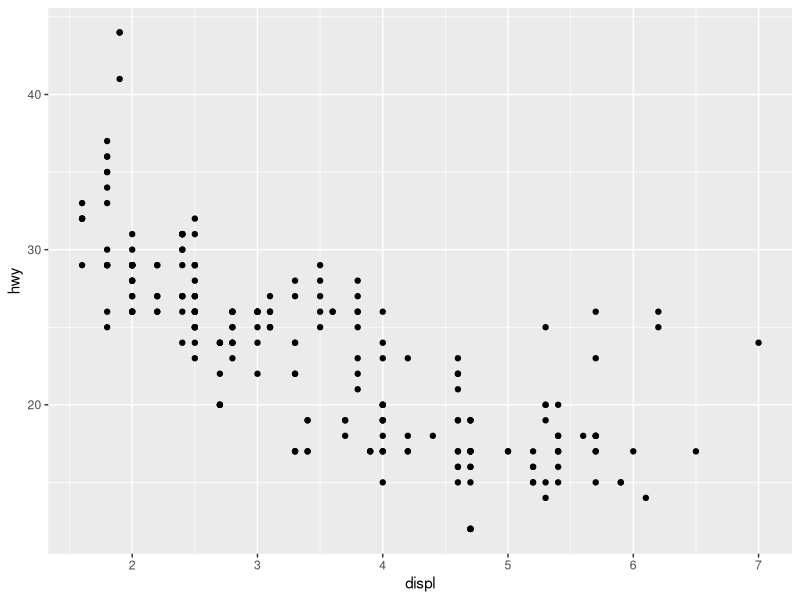
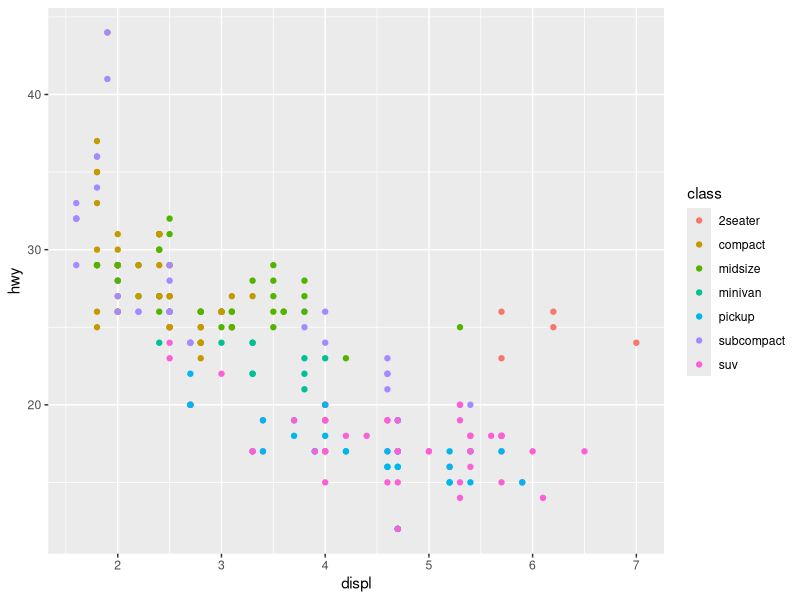
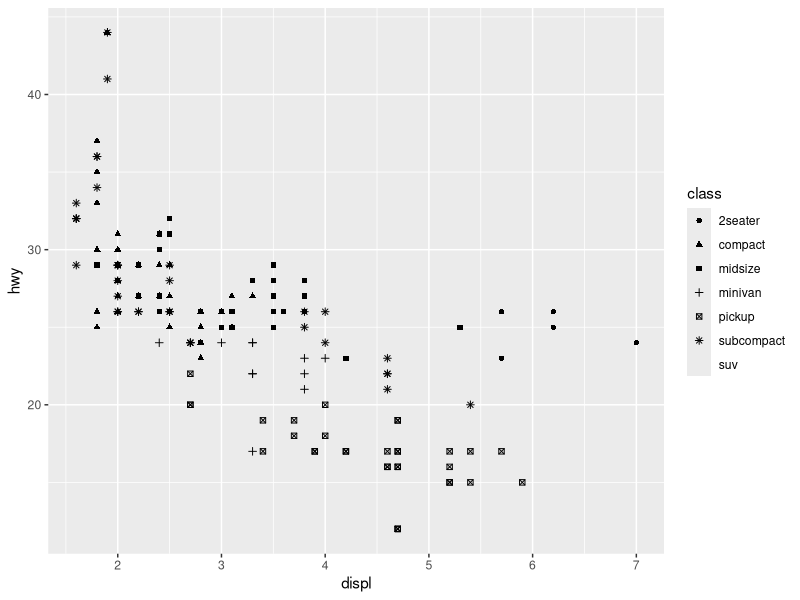
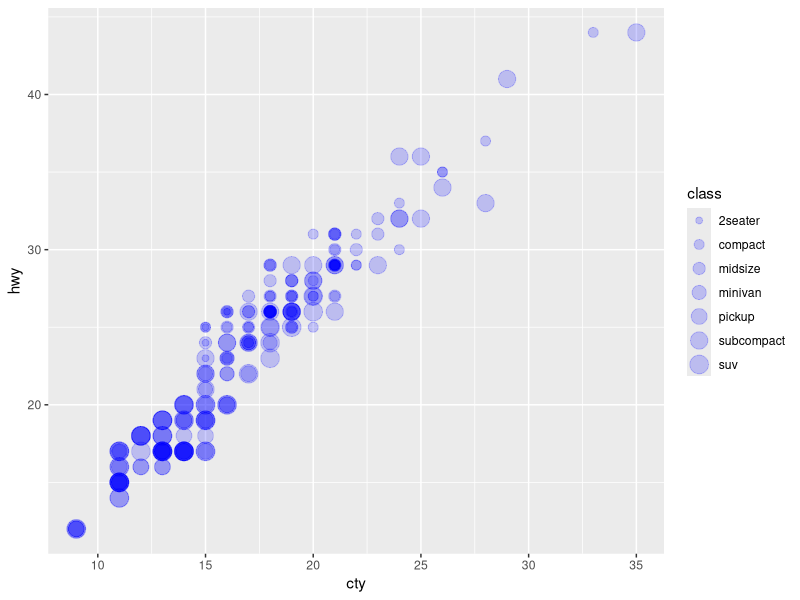
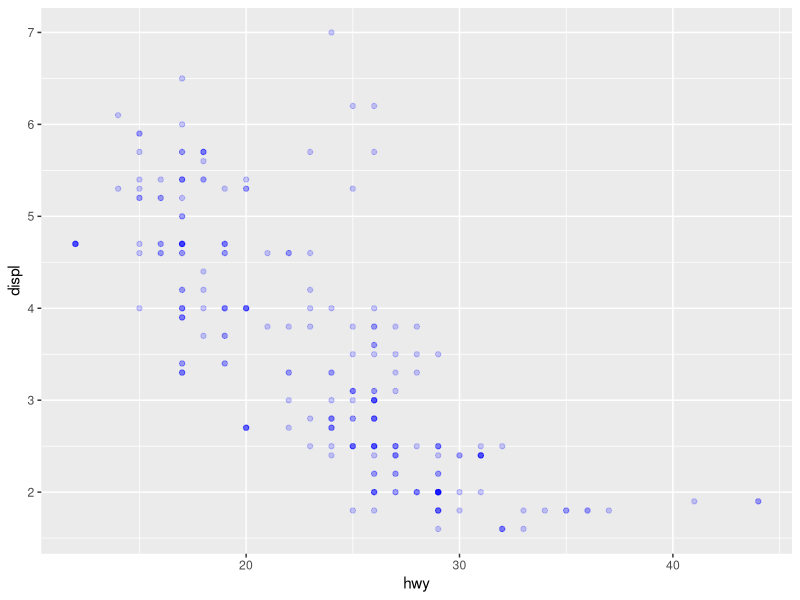
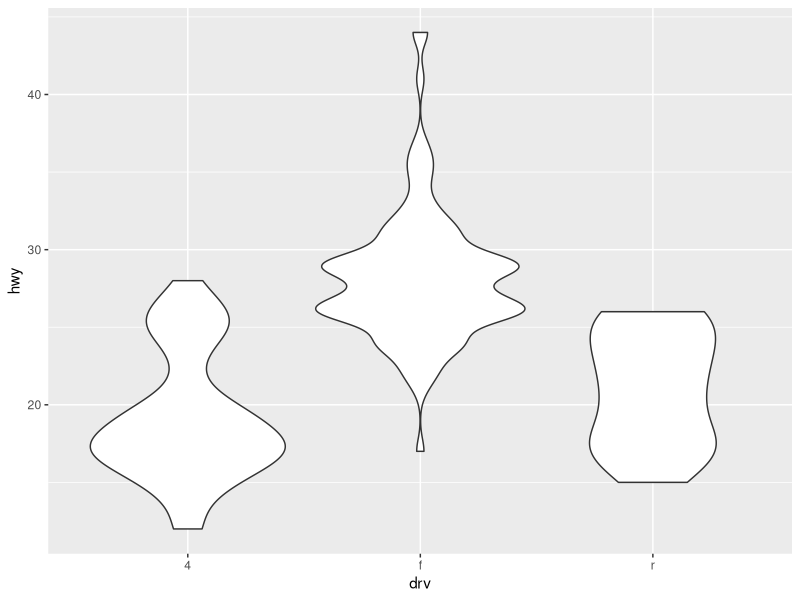
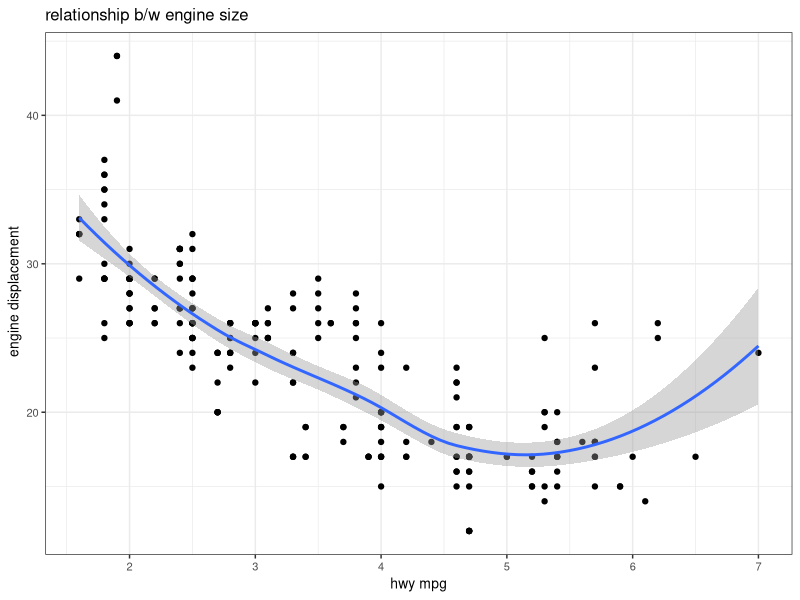
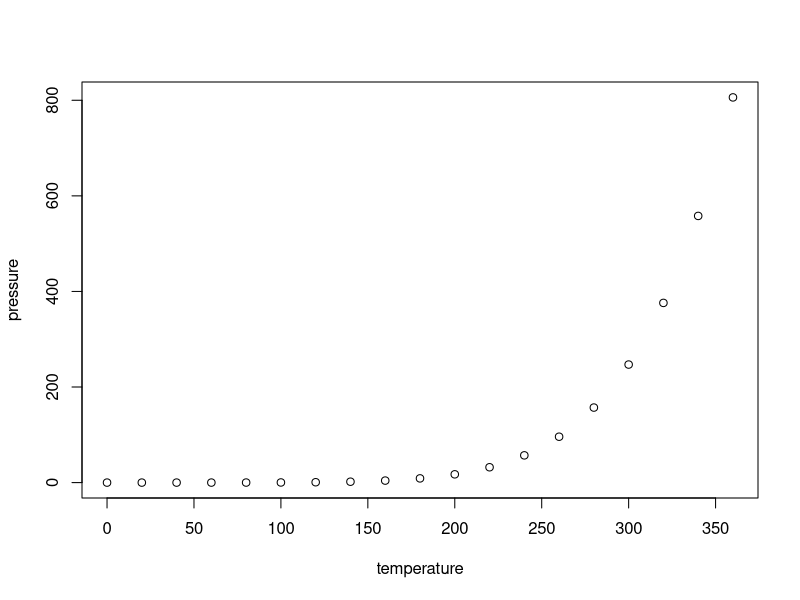

The R source for these figures, in order:
## ---- chunk 1
knitr::opts_chunk$set(echo = TRUE)
## ---- chunk 2
summary(cars)

library(tidyverse)
##data from r
mpg
g <- ggplot(data= mpg, aes(x = displ, y=hwy))   ## g object is 
g+ geom_point()



## ---- chunk 3
g + geom_point(aes(color = class))
## ---- chunk 4
g + geom_point(aes(shape = class))
## ---- chunk 5
ggplot(data = mpg, aes(x=cty, y= hwy, size= class, color, fl)) + geom_point (alpha =0.2, color = 'blue')
## ---- chunk 6
ggplot(data = mpg, aes(x=hwy, y= displ)) + 
geom_point (alpha =0.2, color = 'blue')

###ggplot(data = mpg, aes(x=hwy, y= displ, size= class)) + 
###geom_point (alpha =0.2, color =  displ < 5)

## ---- chunk 7

ggplot(mpg, aes(x = drv, y = hwy))+ 
geom_violin() #violin plot

ggplot(data=mpg,aes(x=displ, y =hwy))+
geom_point() +
geom_smooth()+  ##smoothing is loess
labs(title="relationship b/w engine size", x = "hwy mpg", y = " engine displacement") +

theme_bw()+
theme(text = element_text(size = 10))

## ---- chunk 8
plot(pressure)
